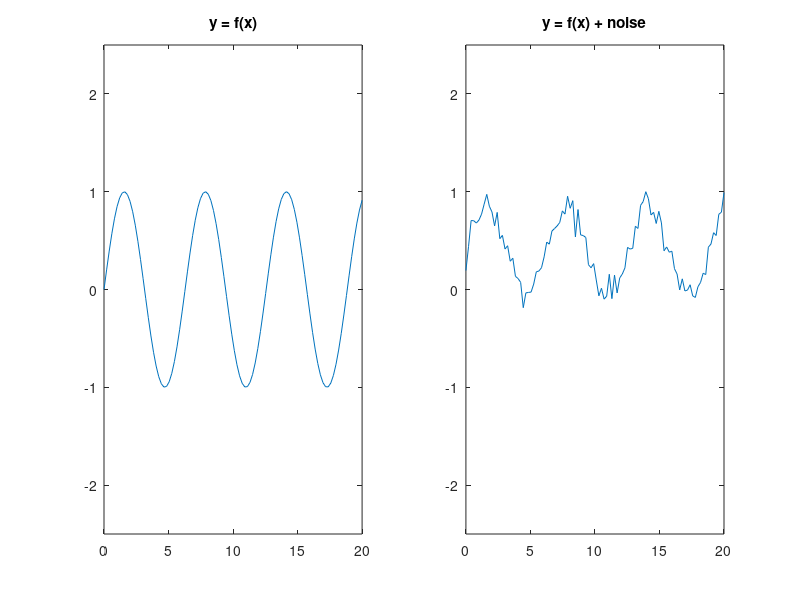

This chart was generated by the following MATLAB code: (Note: this script raises an error after producing the figure.)
close('all');
clear;

x  = linspace(0,20,100);
y = sin(x);
mean = .2;
std = 1;
rng(1)
noise = mean.*randn(1,length(y))+std;
yn = (y + noise)/max(y + noise);
figure();
subplot(121);
plot(x,y);
ylim([-2.5,2.5])
title(" y = f(x) ");
subplot(122);
plot(x,yn);
ylim([-2.5,2.5])
title(" y = f(x) + noise ");

wname='db1';

% level 1 forward DWT
[coeff_a, coeff_b] = dwt(yn,wname);
figure()
subplot(121)
plot(x(1:length(coeff_a)),coeff_a)
title('coeff approximation level 1');
ylim([-2.5,2.5]);
subplot(122);
plot(x(1:length(coeff_b)),coeff_b);
title('coeff details level 1');
ylim([-2.5,2.5]);

% multi-level DWT (up to lvl 2)
[ c , l ] = wavedec(yn,1,wname);
ca1 = appcoef(c,l,wname);
[ c , l ] = wavedec(yn,2,wname);
ca2 = appcoef(c,l,wname);
[cd1,cd2] = detcoef(c,l,[1 2]);

x1=x([1:floor(length(x)/2)]);
x2=x([1:floor(length(x)/4)]);

figure()
subplot(3,4,3)
plot(x,yn)
title(" y = f(x) + noise ");
ylim([-2.5,2.5]);
xlim([x(1),x(length(x))]);
subplot(3,4,6)
plot(x1,ca1)
title("ca1");
ylim([-2.5,2.5]);
xlim([x(1),x(length(x))]);
subplot(3,4,7)
plot(x1,cd1)
title("cd1");
ylim([-2.5,2.5]);
xlim([x(1),x(length(x))]);
subplot(3,4,9)
plot(x2,ca2)
title("ca2");
ylim([-2.5,2.5]);
xlim([x(1),x(length(x))]);
subplot(3,4,10)
plot(x2,cd2)
title("cd2");
ylim([-2.5,2.5]);
xlim([x(1),x(length(x))]);

yd=wdenoise(yn,5,'Wavelet','bior3.3');
figure();
subplot(131);
plot(x,y);
title('y');
subplot(132);
plot(x,yn);
title('yn = y + noise');
subplot(133);
plot(x,yd);
title('yn denoised');
